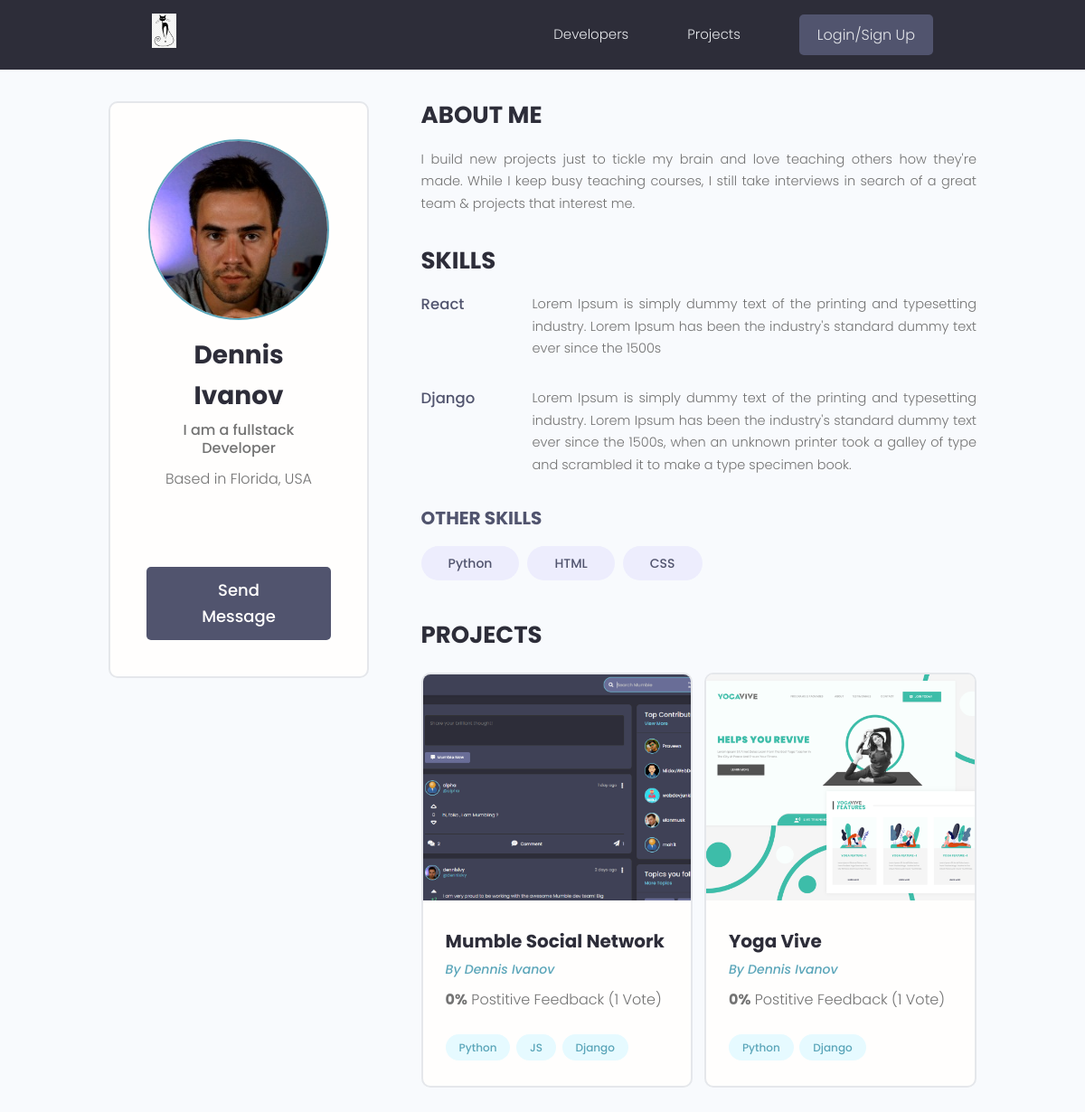
The page /profile/c7d2d223-59d8-4278-a56c-bf3ed51accc7/ on the database as committed earlier.
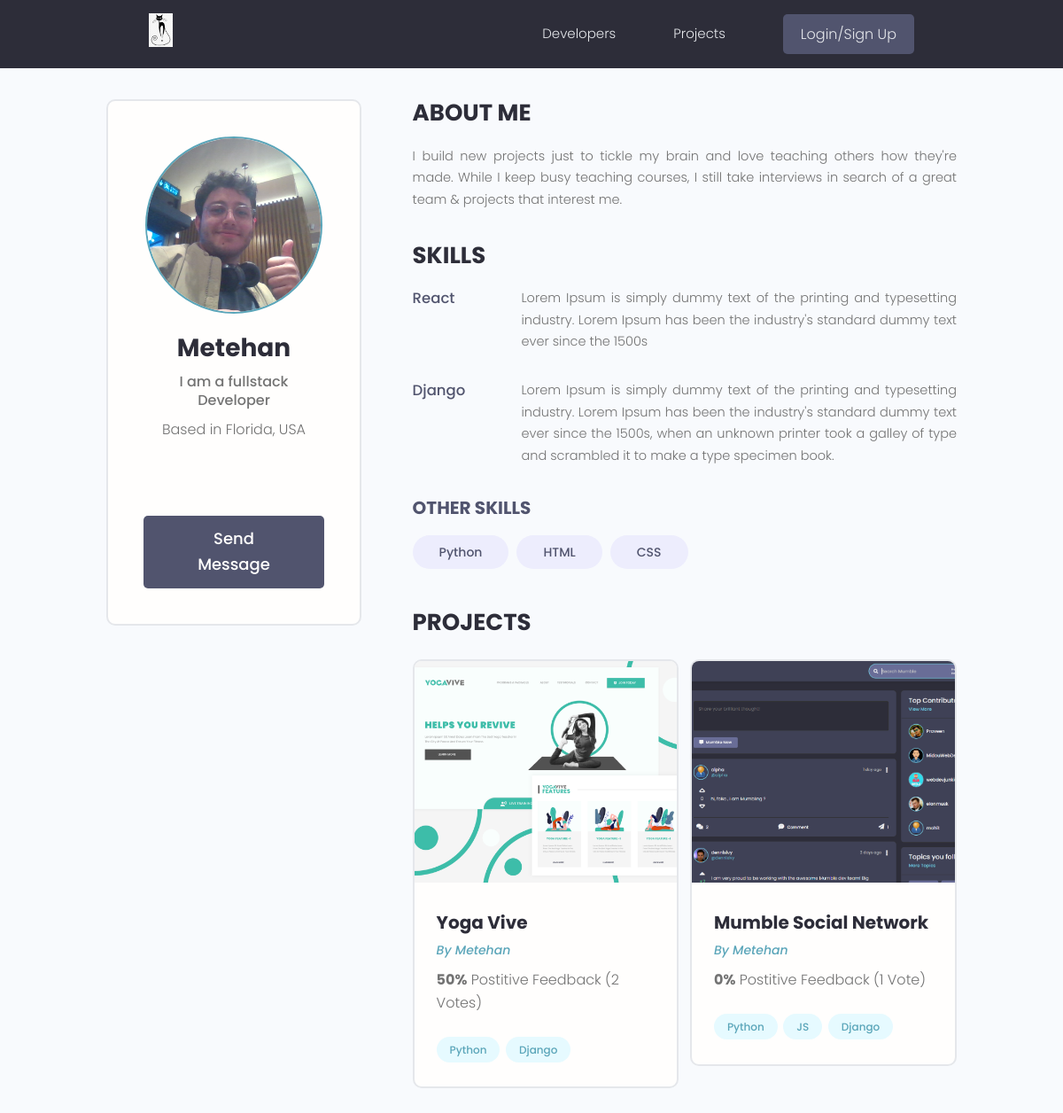
The same page on the database as committed later.
### users/models.py (models this page shows, shortened)
class Profile(models.Model):
    user = models.OneToOneField(
        User, on_delete=models.CASCADE, null=True, blank=True)
    name = models.CharField(max_length=200, blank=True, null=True)
    email = models.EmailField(max_length=500, blank=True, null=True)
    username = models.CharField(max_length=200, blank=True, null=True)
    location = models.CharField(max_length=200, blank=True, null=True)
    short_intro = models.CharField(max_length=200, blank=True, null=True)
    bio = models.TextField(blank=True, null=True)
    profile_image = models.ImageField(
        null=True, blank=True, upload_to='profiles/', default="profiles/user-default.png")
    social_github = models.CharField(max_length=200, blank=True, null=True)
    social_twitter = models.CharField(max_length=200, blank=True, null=True)
    social_linkedin = models.CharField(max_length=200, blank=True, null=True)
    social_youtube = models.CharField(max_length=200, blank=True, null=True)
    social_website = models.CharField(max_length=200, blank=True, null=True)
    created = models.DateTimeField(auto_now_add=True)
    id = models.UUIDField(default=uuid.uuid4, unique=True,
                          primary_key=True, editable=False)
    class Meta:
        ordering = ['created']
    @property
    def imageURL(self):
        try:
            url = self.profile_image.url
        except:
            url = ''
        return url

class Skill(models.Model):
    owner = models.ForeignKey(
        Profile, on_delete=models.CASCADE, null=True, blank=True)
    name = models.CharField(max_length=200, blank=True, null=True)
    description = models.TextField(null=True, blank=True)
    created = models.DateTimeField(auto_now_add=True)
    id = models.UUIDField(default=uuid.uuid4, unique=True,
                          primary_key=True, editable=False)
    def __str__(self):
        return str(self.name)

### projects/models.py (models this page shows, shortened)
class Project(models.Model):
    owner = models.ForeignKey(
        Profile, null=True, blank=True, on_delete=models.CASCADE)
    title = models.CharField(max_length=200)
    description = models.TextField(null=True, blank=True)
    featured_image = models.ImageField(
        null=True, blank=True, default="default.jpg")
    demo_link = models.CharField(max_length=2000, null=True, blank=True)
    source_link = models.CharField(max_length=2000, null=True, blank=True)
    tags = models.ManyToManyField('Tag', blank=True)
    vote_total = models.IntegerField(default=0, null=True, blank=True)
    vote_ratio = models.IntegerField(default=0, null=True, blank=True)
    created = models.DateTimeField(auto_now_add=True)
    id = models.UUIDField(default=uuid.uuid4, unique=True,
                          primary_key=True, editable=False)
    class Meta:
        ordering = ['-vote_ratio', '-vote_total', 'title']
    @property
    def imageURL(self):
        try:
            url = self.featured_image.url
        except:
            url = ''
        return url

class Tag(models.Model):
    name = models.CharField(max_length=200)
    created = models.DateTimeField(auto_now_add=True)
    id = models.UUIDField(default=uuid.uuid4, unique=True,
                          primary_key=True, editable=False)
    def __str__(self):
        return self.name

### users/views.py (the view)
# urls.py: path('profile/<str:pk>/', views.userProfile, name="user-profile"),
def userProfile(request, pk):
    profile = Profile.objects.get(id=pk)
    topSkills = profile.skill_set.exclude(description__exact="")
    otherSkills = profile.skill_set.filter(description="")
    context = {'profile': profile, 'topSkills': topSkills,
               "otherSkills": otherSkills}
    return render(request, 'users/user-profile.html', context)

### users/templates/users/user-profile.html (shortened to what the changed rows need)
{% extends 'main.html' %}
{% block content %}
<main class="profile my-md">
    <div class="container">
        <div class="layout">
            <div class="column column--1of3">
                <div class="card text-center">
                    <div class="card__body dev">
                        <img class="avatar avatar--xl" src="{{ profile.imageURL }}" />
                        <h2 class="dev__name">{{profile.name}}</h2>
                        <p class="dev__title">{{profile.short_intro}}</p>
                        <p class="dev__location">Based in {{profile.location}}</p>
                        <ul class="dev__social">
                        </ul>
                        {% if request.user.profile.id != profile.id %}
                        <a href="{% url 'create-message' profile.id %}" class="btn btn--sub btn--lg">Send Message </a>
                        {% endif %}
                    </div>
                </div>
            </div>
            <div class="column column--2of3">
                <div class="devInfo">
                    <h3 class="devInfo__title">About Me</h3>
                    <p class="devInfo__about">{{profile.bio}}</p>
                </div>
                <div class="devInfo">
                    <div class="devInfo__skills">
                        {% for skill in topSkills %}
                        <div class="devSkill">
                            <h4 class="devSkill__title">{{skill.name}}</h4>
                            <p class="devSkill__info">{{skill.description}}</p>
                        </div>
                        {% endfor %}
                        <div class="devInfo__otherSkills">
                            {% for skill in otherSkills %}
                            <span class="tag tag--pill tag--sub tag--lg">
                                <small>{{skill}}</small>
                            </span>
                            {% endfor %}
                        </div>
                    </div>
                </div>
                <div class="devInfo">
                    <div class="grid grid--two">
                        {% for project in profile.project_set.all %}
                        <div class="column">
                            <div class="card project">
                                <a href="{% url 'project' project.id %}" class="project">
                                    <img class="project__thumbnail" src="{{project.imageURL}}"
                                        alt="project thumbnail" />
                                    <div class="card__body">
                                        <h3 class="project__title">{{project.title}}</h3>
                                        <p><a class="project__author"
                                                href="{% url 'user-profile' project.owner.id %}">By
                                                {{project.owner.name}}</a>
                                        </p>
                                        <p class="project--rating">
                                            <span style="font-weight: bold;">{{project.vote_ratio}}%</span> Postitive
                                            Feedback ({{project.vote_total}} Vote{{project.vote_total|pluralize:"s"}})
                                        </p>
                                        <div class="project__tags">
                                            {% for tag in project.tags.all %}
                                            <span class="tag tag--pill tag--main">
                                                <small>{{tag}}</small>
                                            </span>
                                            {% endfor %}
                                        </div>
                                    </div>
                                </a>
                            </div>
                        </div>
                        {% endfor %}
                    </div>
                </div>
            </div>
        </div>
    </div>
</main>
{% endblock content %}

Rows that differ between the two databases and show on the page:
changed Profile "I am a fullstack Developer": imageURL: a different picture; name "Dennis Ivanov" → "Metehan"
changed Project "Yoga Vive": owner.name "Dennis Ivanov" → "Metehan"; vote_ratio "0" → "50"; vote_total "1" → "2"; moves up the list
changed through a linked row, Project "Mumble Social Network": owner.name "Dennis Ivanov" → "Metehan"
